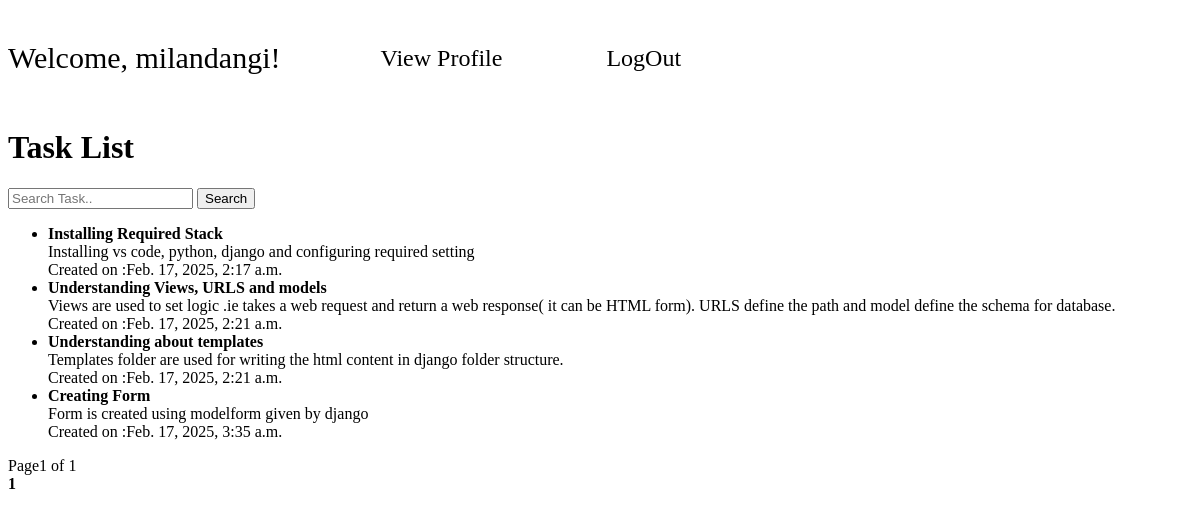
The page /tasks/ (signed in) on the database as committed earlier.
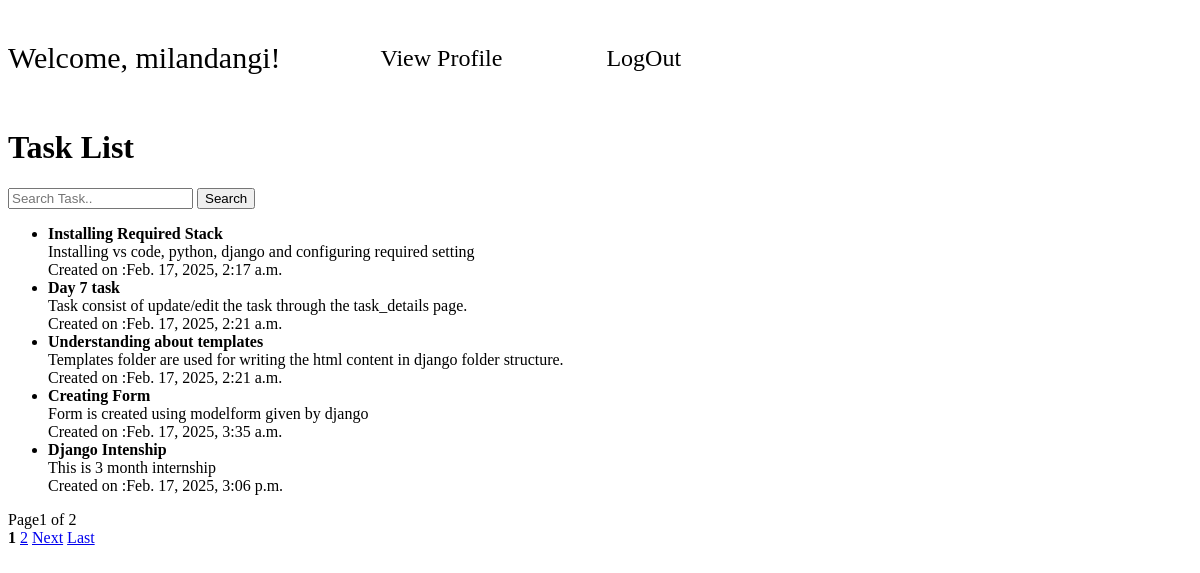
The same page on the database as committed later.
### tasks/models.py (models this page shows, shortened)
class Task(models.Model):
    title = models.CharField(max_length=200)
    description=models.TextField()
    created_at = models.DateTimeField(auto_now_add=True)
    status = models.BooleanField(default=False)

### tasks/views.py (the view)
# urls.py: path("tasks/",Task_list,name='task_list'),
@login_required
def Task_list(request):
    tasks = Task.objects.all()
    query = request.GET.get('query')
    if query:
        tasks = Task.objects.filter(Q(title__icontains=query)|Q(description__icontains=query))
    else:
        tasks = Task.objects.all()
    paginator = Paginator(tasks,5) #show 5 task per page
    page_number = request.GET.get('page')
    page_obj = paginator.get_page(page_number)
    context = {'page_obj':page_obj,'query':query,'tasks':tasks}
    return render(request,'tasks/task_list.html',context)

### tasks/templates/tasks/task_list.html (shortened to what this page needs)
<!DOCTYPE html>
<html lang="en">
<head>
</head>
<body>
    <div>
        {% if not user.is_authenticated %}
        <a href="{% url 'register' %}">Register</a>| <a href="{%url 'login' %}">Login</a>
        {% else %}
        <div class="container">
            <div class="welcome">
                <p>Welcome, {{user.username}}!</p>
            </div>
           <div class="container-nav">
            <a href="{% url 'user_profile' user.username %}"> View Profile</a>
            <a href="{% url 'logout' %}">LogOut</a>
           </div>
        </div>
        {% endif %}
    </div>
    <h1>Task List</h1>
    <form action="{% url 'task_list' %}" method="Get">
        <input type="text" name="q" placeholder="Search Task..">
        <button type="submit">Search</button>
    </form>
    <ul>
        {% for task in page_obj %}
        <li>
            <strong>{{task.title}}</strong><br>
            {{task.description}} <br>
            Created on :{{task.created_at}}
        </li>
        {% endfor %}
    </ul>
    <div>
        <span>Page{{page_obj.number}} of {{page_obj.paginator.num_pages}}</span>
    </div>
    <div>
        {% for num in page_obj.paginator.page_range %}
        {% if page_obj.number == num %}
        <strong>{{num}}</strong>
        {% else %}
        <a href="?q={{query}}&page={{num}}">{{num}}</a>
        {% endif %}
        {% endfor %}
        {% if page_obj.has_next %}
        <a href="?q={{query}}&page={{page_obj.next_page_number}}">Next</a>
        <a href="?q={{query}}&page={{page_obj.paginator.num_pages}}">Last</a>
        {% endif %}
    </div>
</body>
</html>

### tasks/templates/tasks/task_list.html (style rules this page uses)
.container { height: 100px; width: 100%; display: flex; align-items: center; }
.container-nav a { display: inline-block; text-decoration: none; color:black; font-size: 24px; margin-left: 100px; }
.welcome p { font-size: 30px; font-weight:500; }

Rows that differ between the two databases and show on the page:
changed Task: title "Understanding Views, URLS and models" → "Day 7 task"; description "Views are used to set logic .ie takes a web request and return a web response( it can be HTML form). URLS define the path and model define the schema for database." → "Task consist of update/edit the task through the task_details page."
added Task: title "Django Intenship", description "This is 3 month internship", created_at "Feb. 17, 2025, 3:06 p.m."
Other text that changed with them:
{{ page_obj.paginator.num_pages }}: "1" → "2"
new list line: "2"
text now shown: "Next Last"
